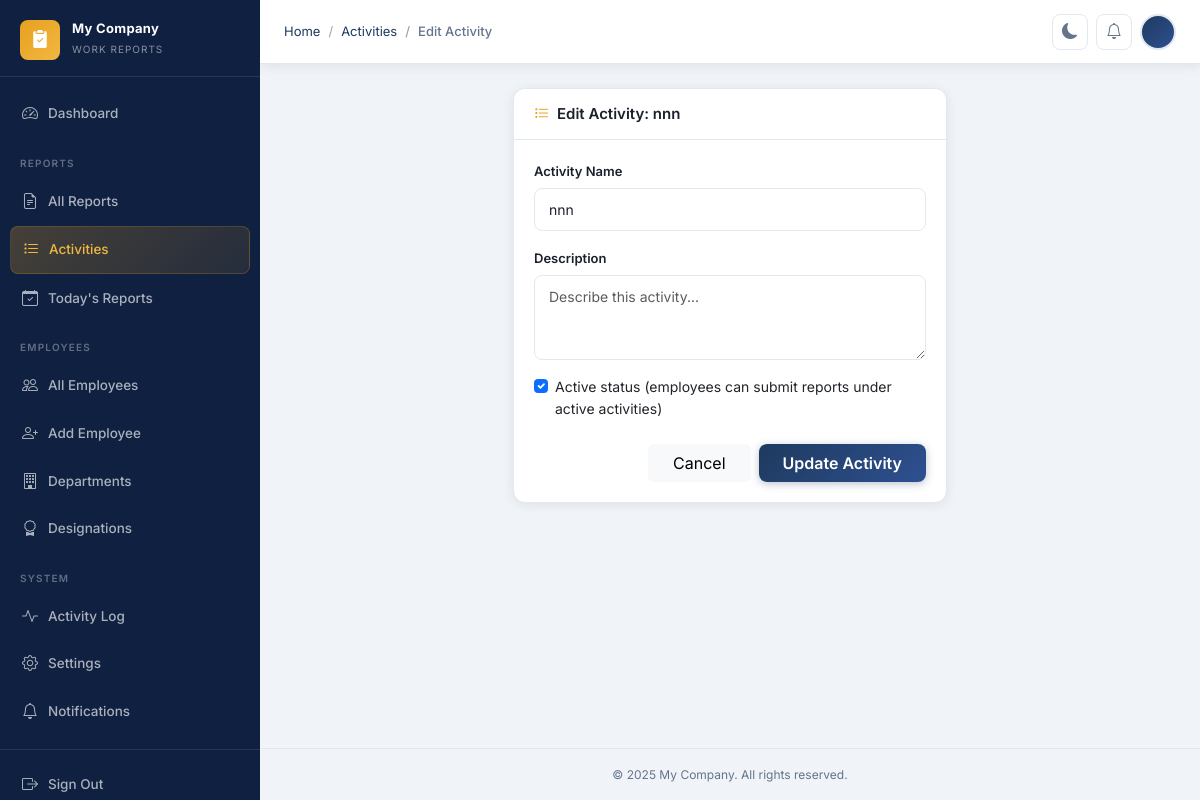
The app's page /reports/admin/activities/1/edit/ (signed in) with its own data.
### apps/core/models.py (models this page shows, shortened)
class CompanySettings(models.Model):
    company_name = models.CharField(max_length=200, default='My Company')
    company_logo = models.ImageField(upload_to='company/', null=True, blank=True)
    timezone = models.CharField(max_length=100, default='Asia/Kolkata')
    date_format = models.CharField(
        max_length=30,
        default='%d %B %Y',
        help_text='Python strftime format string',
    )
    submission_deadline = models.TimeField(
        default='23:59',
        help_text='Daily report submission deadline (HH:MM)',
    )
    footer_text = models.CharField(
        max_length=300,
        default='© 2025 My Company. All rights reserved.',
    )
    theme = models.CharField(
        max_length=10,
        choices=[('light', 'Light'), ('dark', 'Dark')],
        default='light',
    )
    updated_at = models.DateTimeField(auto_now=True)
    class Meta:
        verbose_name = 'Company Settings'
        verbose_name_plural = 'Company Settings'
    @classmethod
    def get_settings(cls) -> 'CompanySettings':
        obj, _ = cls.objects.get_or_create(pk=1)
        return obj

### apps/reports/models.py (models this page shows, shortened)
class Activity(models.Model):
    name = models.CharField(max_length=100, unique=True)
    description = models.TextField(blank=True)
    is_active = models.BooleanField(default=True)
    created_at = models.DateTimeField(auto_now_add=True)
    updated_at = models.DateTimeField(auto_now=True)
    class Meta:
        verbose_name = 'Activity'
        verbose_name_plural = 'Activities'
        ordering = ['name']

### apps/reports/views.py (the view, shortened to what this page needs)
# urls.py: path('admin/activities/<int:pk>/edit/', views.AdminActivityUpdateView.as_view(), name='admin_activity_update'),
class AdminActivityUpdateView(AdminRequiredMixin, UpdateView):
    model = Activity
    form_class = ActivityForm
    template_name = 'reports/admin_activity_form.html'
    success_url = reverse_lazy('reports:admin_activity_list')

### apps/reports/forms.py
class ActivityForm(forms.ModelForm):
    class Meta:
        model = Activity
        fields = ['name', 'description', 'is_active']
        widgets = {
            'name': forms.TextInput(attrs={'class': 'form-control', 'id': 'id_activity_name', 'placeholder': 'e.g. NOPR'}),
            'description': forms.Textarea(attrs={'class': 'form-control', 'rows': 3, 'id': 'id_activity_desc', 'placeholder': 'Describe this activity...'}),
            'is_active': forms.CheckboxInput(attrs={'class': 'form-check-input', 'id': 'id_activity_active'}),
        }

### apps/core/context_processors.py (called while the page is built)
def company_settings(request) -> dict:
    settings_obj = CompanySettings.get_settings()
    return {'company_settings': settings_obj}

### apps/core/mixins.py (called while the page is built)
    def dispatch(self, request, *args, **kwargs):
        if not request.user.is_authenticated:
            return self.handle_no_permission()
        if not request.user.is_staff:
            messages.error(request, 'You do not have permission to access this page.')
            return redirect('dashboard:index')
        return super().dispatch(request, *args, **kwargs)

### apps/notifications/context_processors.py (called while the page is built)
def notifications_count(request) -> dict:
    if request.user.is_authenticated:
        count = request.user.notifications.filter(is_read=False).count()
    else:
        count = 0
    return {'unread_notifications_count': count}

### templates/reports/admin_activity_form.html (shortened to what this page needs)
{% extends 'base.html' %}
{% block breadcrumb %}
  <li class="breadcrumb-item"><a href="{% url 'dashboard:index' %}">Home</a></li>
  <li class="breadcrumb-item"><a href="{% url 'reports:admin_activity_list' %}">Activities</a></li>
  <li class="breadcrumb-item active" aria-current="page">{% if object %}Edit{% else %}Add{% endif %} Activity</li>
{% endblock %}
{% block content %}
<div class="row justify-content-center">
  <div class="col-md-8 col-lg-6">
    <div class="card border-0 rounded-custom shadow-sm bg-surface">
      <div class="card-header py-3">
        <h2 class="card-title">
          <i class="bi bi-list-task text-accent"></i>
          {% if object %}Edit Activity: {{ object.name }}{% else %}Add New Activity{% endif %}
        </h2>
      </div>
      <div class="card-body p-4">
        <form method="post" data-loading>
          <div class="mb-3">
            <label for="id_activity_name" class="form-label fw-600">Activity Name</label>
            {{ form.name }}
          </div>
          <div class="mb-3">
            <label for="id_activity_desc" class="form-label fw-600">Description</label>
            {{ form.description }}
          </div>
          <div class="mb-4 form-check">
            {{ form.is_active }}
            <label class="form-check-label" for="id_activity_active">Active status (employees can submit reports under active activities)</label>
          </div>
          <div class="d-flex gap-2 justify-content-end">
            <a href="{% url 'reports:admin_activity_list' %}" class="btn btn-light px-4">Cancel</a>
            <button type="submit" class="btn btn-primary px-4">
              {% if object %}Update{% else %}Create{% endif %} Activity
            </button>
          </div>
        </form>
      </div>
    </div>
  </div>
</div>
{% endblock %}

### templates/base.html (shortened to what this page needs)
{% load static %}
<!DOCTYPE html>
<html lang="en" data-theme="light">
<head>
  <link rel="stylesheet" href="https://cdn.jsdelivr.net/npm/bootstrap@5.3.3/dist/css/bootstrap.min.css" />
  <link rel="stylesheet" href="https://cdn.jsdelivr.net/npm/bootstrap-icons@1.11.3/font/bootstrap-icons.min.css" />
  <link rel="stylesheet" href="{% static 'css/style.css' %}?v=2" />
</head>
<body>
<div class="layout">
  <aside class="sidebar" id="sidebar">
    <a class="sidebar-brand" href="{% url 'dashboard:index' %}">
      <div class="sidebar-brand-icon">
        <i class="bi bi-clipboard2-check-fill"></i>
      </div>
      <div class="sidebar-brand-text">
        <span class="sidebar-brand-name">{{ company_settings.company_name }}</span>
        <span class="sidebar-brand-sub">Work Reports</span>
      </div>
    </a>
    <nav class="sidebar-nav">
      <div class="nav-item">
        <a href="{% url 'dashboard:index' %}" class="nav-link {% if request.resolver_match.namespace == 'dashboard' %}active{% endif %}">
          <i class="bi bi-speedometer2"></i> Dashboard
        </a>
      </div>
      {% if request.user.is_staff %}
      <div class="sidebar-section-label">Reports</div>
      <div class="nav-item">
        <a href="{% url 'reports:admin_report_list' %}" class="nav-link {% if 'reports' in request.path and 'activities' not in request.path %}active{% endif %}">
          <i class="bi bi-file-earmark-text"></i> All Reports
        </a>
      </div>
      <div class="nav-item">
        <a href="{% url 'reports:admin_activity_list' %}" class="nav-link {% if 'activities' in request.path %}active{% endif %}">
          <i class="bi bi-list-task"></i> Activities
        </a>
      </div>
      <div class="nav-item">
        <a href="{% url 'reports:admin_report_list' %}?date_range=today" class="nav-link">
          <i class="bi bi-calendar-check"></i> Today's Reports
        </a>
      </div>
      <div class="sidebar-section-label">Employees</div>
      <div class="nav-item">
        <a href="{% url 'employees:employee_list' %}" class="nav-link {% if 'employees' in request.path and 'departments' not in request.path and 'designations' not in request.path %}active{% endif %}">
          <i class="bi bi-people"></i> All Employees
        </a>
      </div>
      <div class="nav-item">
        <a href="{% url 'employees:employee_add' %}" class="nav-link">
          <i class="bi bi-person-plus"></i> Add Employee
        </a>
      </div>
      <div class="nav-item">
        <a href="{% url 'employees:department_list' %}" class="nav-link {% if 'departments' in request.path %}active{% endif %}">
          <i class="bi bi-building"></i> Departments
        </a>
      </div>
      <div class="nav-item">
        <a href="{% url 'employees:designation_list' %}" class="nav-link {% if 'designations' in request.path %}active{% endif %}">
          <i class="bi bi-award"></i> Designations
        </a>
      </div>
      <div class="sidebar-section-label">System</div>
      <div class="nav-item">
        <a href="{% url 'core:activity_log' %}" class="nav-link {% if 'activity-log' in request.path %}active{% endif %}">
          <i class="bi bi-activity"></i> Activity Log
        </a>
      </div>
      <div class="nav-item">
        <a href="{% url 'core:settings' %}" class="nav-link {% if 'settings' in request.path %}active{% endif %}">
          <i class="bi bi-gear"></i> Settings
        </a>
      </div>
      {% endif %}
      <div class="nav-item">
        <a href="{% url 'notifications:notification_list' %}" class="nav-link {% if 'notifications' in request.path %}active{% endif %}">
          <i class="bi bi-bell"></i> Notifications
        </a>
      </div>
    </nav>
    <div class="sidebar-footer">
      <form method="post" action="{% url 'accounts:logout' %}" class="nav-item m-0">
        <button type="submit" class="nav-link w-100 border-0 bg-transparent text-start">
          <i class="bi bi-box-arrow-right"></i> Sign Out
        </button>
      </form>
    </div>
  </aside>
  <div class="main-content">
    <header class="topbar">
      <div class="breadcrumb-wrapper">
        <nav aria-label="breadcrumb">
          <ol class="breadcrumb">
            {% block breadcrumb %}{% endblock %}
          </ol>
        </nav>
      </div>
      <div class="topbar-actions">
        <button class="theme-toggle" id="theme-toggle" aria-label="Toggle dark mode">
          <i class="bi bi-moon-fill" id="theme-icon"></i>
        </button>
        <a href="{% url 'notifications:notification_list' %}" class="topbar-btn" title="Notifications">
          <i class="bi bi-bell"></i>
        </a>
        <div class="dropdown">
          <div class="user-avatar" data-bs-toggle="dropdown" aria-expanded="false" id="user-avatar-btn">
          </div>
        </div>
      </div>
    </header>
    <div class="toast-container position-fixed top-0 end-0 p-3" style="z-index:9998;">
    </div>
    <main class="page-content">
      {% block content %}{% endblock %}
    </main>
    <footer class="py-3 px-4 text-center" style="border-top:1px solid var(--border);font-size:12px;color:var(--text-muted);">
      {{ company_settings.footer_text }}
    </footer>
  </div>
</div>
</body>
</html>

### records on screen
CompanySettings: company_name "My Company", footer_text "© 2025 My Company. All rights reserved."
Activity: name "nnn", is_active "☑"
